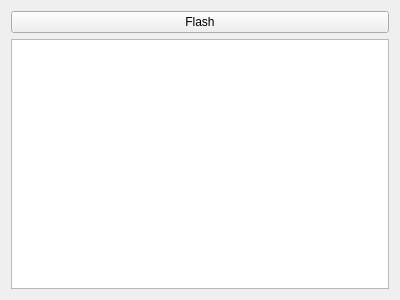
<?xml version="1.0" encoding="UTF-8"?>
<ui version="4.0">
 <class>StockGSI</class>
 <widget class="QWidget" name="StockGSI">
  <property name="geometry">
   <rect>
    <x>0</x>
    <y>0</y>
    <width>400</width>
    <height>300</height>
   </rect>
  </property>
  <property name="windowTitle">
   <string>StockGSI</string>
  </property>
  <layout class="QVBoxLayout" name="verticalLayout_2">
   <item>
    <layout class="QVBoxLayout" name="verticalLayout">
     <item>
      <widget class="QPushButton" name="btnFlash">
       <property name="text">
        <string>Flash</string>
       </property>
      </widget>
     </item>
     <item>
      <widget class="QTextBrowser" name="textBrowser"/>
     </item>
    </layout>
   </item>
  </layout>
 </widget>
 <resources/>
 <connections/>
</ui>
